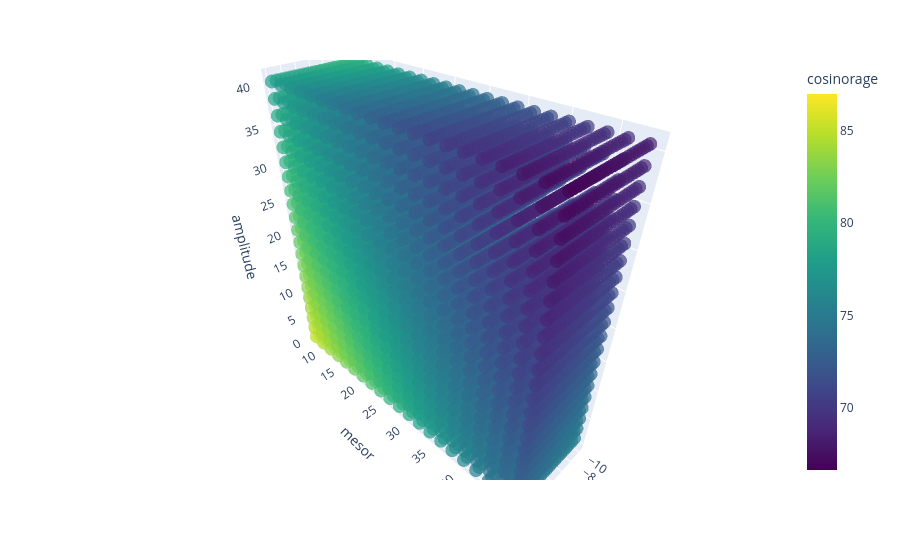

The code cell stored with this chart in its notebook:
### Code cell
explore_cosinorage_3d(mean_acrophase=-4.151459, mean_mesor=28.005960, mean_amplitude=20.433902, chronological_age=78.72250000000001, gender="unknown", delta_acrophase=2*np.pi, delta_mesor=20.0, delta_amplitude=20.0)

### Figure 1 — Plotly figure (JSON) as saved in the notebook; plotly's stock layout.template omitted (floating-point values rounded to 4 significant figures; data arrays with more than 128 entries replaced by an {"elided": "..."} marker saying what was removed)
{"data": [{"hovertemplate": "acrophase=%{x}<br>mesor=%{y}<br>amplitude=%{z}<br>cosinorage=%{marker.color}<extra></extra>", "legendgroup": "", "marker": {"color": {"elided": "9261 float values"}, "coloraxis": "coloraxis", "opacity": 0.7, "symbol": "circle"}, "mode": "markers", "name": "", "scene": "scene", "showlegend": false, "type": "scatter3d", "x": {"elided": "9261 float values"}, "y": {"elided": "9261 float values"}, "z": {"elided": "9261 float values"}}], "layout": {"coloraxis": {"colorbar": {"title": {"text": "cosinorage"}}, "colorscale": [[0, "#440154"], [0.1111, "#482878"], [0.2222, "#3e4989"], [0.3333, "#31688e"], [0.4444, "#26828e"], [0.5556, "#1f9e89"], [0.6667, "#35b779"], [0.7778, "#6ece58"], [0.8889, "#b5de2b"], [1, "#fde725"]]}, "legend": {"tracegroupgap": 0}, "margin": {"t": 60}, "scene": {"domain": {"x": [0, 1], "y": [0, 1]}, "xaxis": {"title": {"text": "acrophase"}}, "yaxis": {"title": {"text": "mesor"}}, "zaxis": {"title": {"text": "amplitude"}}}}}
